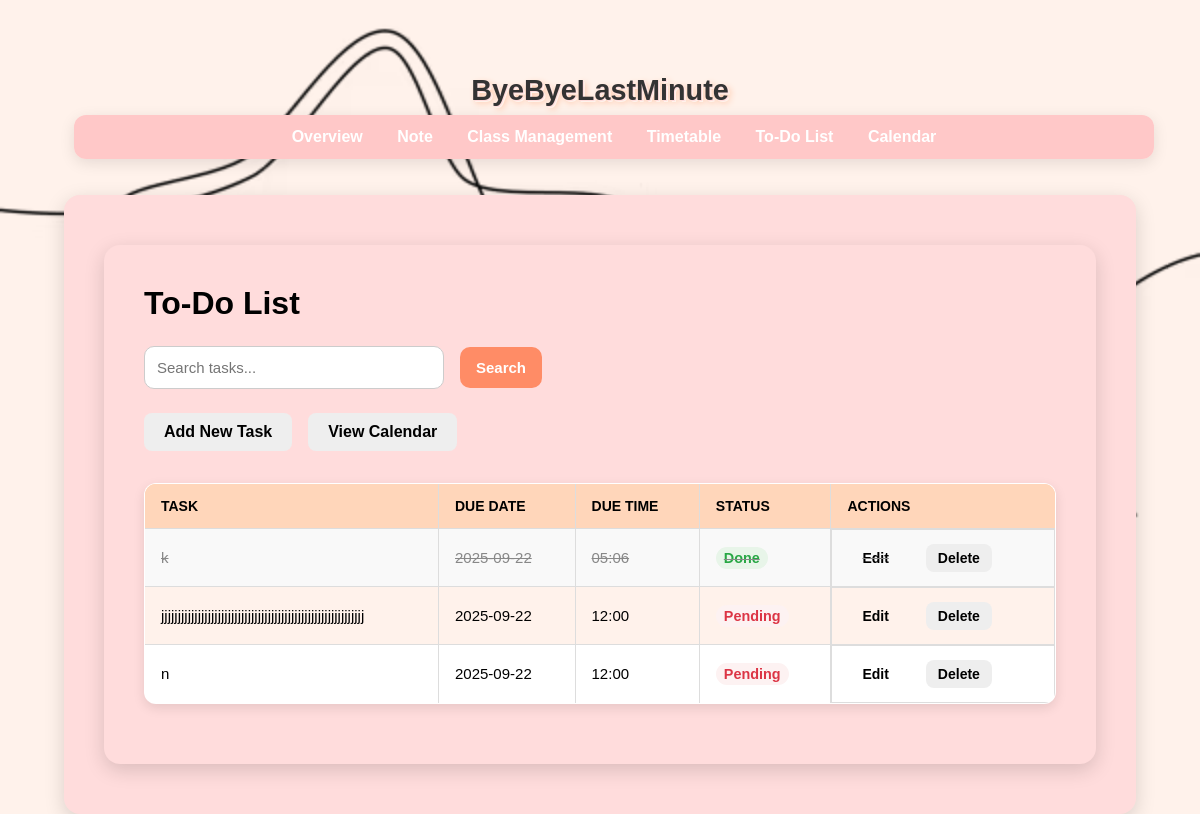
The app's page /todos, older data.
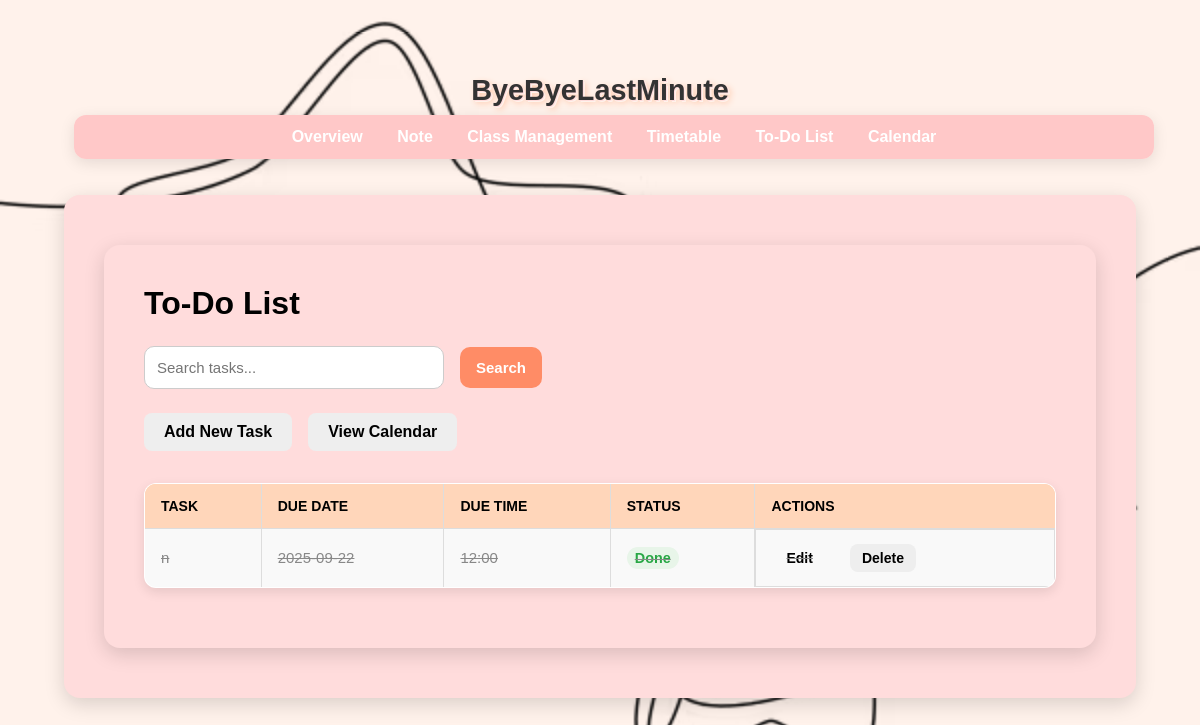
The same page, newer data.
### tables this page shows
CREATE TABLE todos (
                id INTEGER PRIMARY KEY AUTOINCREMENT,
                task TEXT NOT NULL,
                due_date TEXT NOT NULL,
                is_done INTEGER DEFAULT 0
            , due_time TEXT);

### app.py (the view)
@app.route("/todos")
def todos():
    search_query = request.args.get("q", "").strip()
    if search_query:
        with get_db_connection() as conn:
            rows = conn.execute(
                "SELECT * FROM todos WHERE task LIKE ? ORDER BY due_date",
                (f"%{search_query}%",)
            ).fetchall()
            todos_filtered = [Todo(**dict(r)) for r in rows]
        return render_template("todos.html", todos=todos_filtered, search_query=search_query)
    else:
        all_todos = Todo.all()
        return render_template("todos.html", todos=all_todos)

### app.py (called while the page is built)
@app.context_processor
def inject_vapid_key():
    return dict(VAPID_PUBLIC_KEY=VAPID_PUBLIC_KEY)

### models.py (called while the page is built)
def get_db_connection():
    conn = sqlite3.connect(DB_NAME, timeout=10)
    conn.row_factory = sqlite3.Row
    return conn

    @staticmethod
    def all():
        with get_db_connection() as conn:
            rows = conn.execute("SELECT * FROM todos ORDER BY due_date, due_time").fetchall()
            return [Todo(**dict(r)) for r in rows]

### templates/todos.html (shortened to what this page needs)
{% extends "base.html" %}
{% block content %}
<main class="container">
  <h1>To-Do List</h1>
  <form method="GET" class="search-form">
    <input type="text" name="q" placeholder="Search tasks..." class="search-input" value="{{ search_query or '' }}">
    <button type="submit" class="button primary">Search</button>
  </form>
  <div class="actions">
    <a href="{{ url_for('add_todo') }}" class="button secondary">Add New Task</a>
    <a href="{{ url_for('calendar_view') }}" class="button secondary">View Calendar</a>
  </div>
  {% if todos %}
  <table class="styled-table">
    <thead>
      <tr>
        <th>Task</th>
        <th>Due Date</th>
        <th>Due Time</th>
        <th>Status</th>
        <th>Actions</th>
      </tr>
    </thead>
    <tbody>
      {% for todo in todos %}
      <tr class="{% if todo.is_done %}done{% endif %}">
        <td>{{ todo.task }}</td>
        <td>{{ todo.due_date }}</td>
        <td>{{ todo.due_time or '—' }}</td>
        <td>
          {% if todo.is_done %}
            <span class="status-done">Done</span>
          {% else %}
            <span class="status-pending">Pending</span>
          {% endif %}
        </td>
        <td class="action-buttons">
          <a href="{{ url_for('edit_todo', todo_id=todo.id) }}" class="button small">Edit</a>
          <form method="POST" action="{{ url_for('delete_todo', todo_id=todo.id) }}"
                onsubmit="return confirm('Are you sure you want to delete this task?');"
                style="display:inline-block; margin-left:5px;">
            <button type="submit" class="button small secondary">Delete</button>
          </form>
        </td>
      </tr>
      {% endfor %}
    </tbody>
  </table>
  {% else %}
  <p class="empty-message">No tasks found. <a href="{{ url_for('add_todo') }}">Add your first task</a>.</p>
  {% endif %}
</main>
{% endblock %}

### templates/base.html (shortened to what this page needs)
<!DOCTYPE html>
<html lang="en">
<head>
  <link rel="stylesheet" href="{{ url_for('static', filename='style.css') }}">
</head>
<body>
  <header class="site-header">
    <h1>ByeByeLastMinute</h1>
    <nav class="navbar">
      <a href="{{ url_for('home') }}">Overview</a>
      <a href="{{ url_for('dashboard') }}">Note</a>
      <a href="{{ url_for('classes') }}">Class Management</a>
      <a href="{{ url_for('timetable') }}">Timetable</a>
      <a href="{{ url_for('todos') }}">To-Do List</a>
      <a href="{{ url_for('calendar_view') }}">Calendar</a>
    </nav>
  </header>
  <main class="container">
    {% block content %}{% endblock %}
  </main>
</body>
</html>

Row changes from the older to the newer data that the page shows:
removed todos: task "k", due_date "2025-09-22", due_time "05:06", is_done "Done"
removed todos: task "jjjjjjjjjjjjjjjjjjjjjjjjjjjjjjjjjjjjjjjjjjjjjjjjjjjjjjjjjjjjj", due_date "2025-09-22", due_time "12:00", is_done "Pending"
changed todos: is_done "Pending" → "Done"
